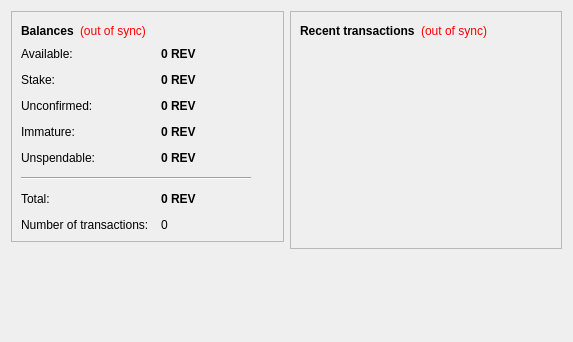
<?xml version="1.0" encoding="UTF-8"?>
<ui version="4.0">
 <class>OverviewPage</class>
 <widget class="QWidget" name="OverviewPage">
  <property name="geometry">
   <rect>
    <x>0</x>
    <y>0</y>
    <width>573</width>
    <height>342</height>
   </rect>
  </property>
  <property name="windowTitle">
   <string>Form</string>
  </property>
  <layout class="QHBoxLayout" name="horizontalLayout" stretch="1,1">
   <item>
    <layout class="QVBoxLayout" name="verticalLayout_2">
     <item>
      <widget class="QFrame" name="frame">
       <property name="frameShape">
        <enum>QFrame::StyledPanel</enum>
       </property>
       <property name="frameShadow">
        <enum>QFrame::Raised</enum>
       </property>
       <layout class="QVBoxLayout" name="verticalLayout_4">
        <item>
         <layout class="QHBoxLayout" name="horizontalLayout_4">
          <item>
           <widget class="QLabel" name="label_5">
            <property name="font">
             <font>
              <weight>75</weight>
              <bold>true</bold>
             </font>
            </property>
            <property name="text">
             <string>Balances</string>
            </property>
           </widget>
          </item>
          <item>
           <widget class="QLabel" name="labelWalletStatus">
            <property name="toolTip">
             <string>The displayed information may be out of date. Your wallet automatically synchronizes with the Revenu network after a connection is established, but this process has not completed yet.</string>
            </property>
            <property name="styleSheet">
             <string notr="true">QLabel { color: red; }</string>
            </property>
            <property name="text">
             <string notr="true">(out of sync)</string>
            </property>
            <property name="alignment">
             <set>Qt::AlignLeading|Qt::AlignLeft|Qt::AlignVCenter</set>
            </property>
           </widget>
          </item>
          <item>
           <spacer name="horizontalSpacer_2">
            <property name="orientation">
             <enum>Qt::Horizontal</enum>
            </property>
            <property name="sizeHint" stdset="0">
             <size>
              <width>40</width>
              <height>20</height>
             </size>
            </property>
           </spacer>
          </item>
         </layout>
        </item>
        <item>
         <layout class="QFormLayout" name="formLayout_2">
          <property name="fieldGrowthPolicy">
           <enum>QFormLayout::AllNonFixedFieldsGrow</enum>
          </property>
          <property name="horizontalSpacing">
           <number>12</number>
          </property>
          <property name="verticalSpacing">
           <number>12</number>
          </property>
          <item row="0" column="0">
           <widget class="QLabel" name="labelAvailableText">
            <property name="toolTip">
             <string>Your current available balance</string>
            </property>
            <property name="text">
             <string>Available:</string>
            </property>
           </widget>
          </item>
          <item row="0" column="1">
           <widget class="QLabel" name="labelAvailable">
            <property name="font">
             <font>
              <weight>75</weight>
              <bold>true</bold>
             </font>
            </property>
            <property name="cursor">
             <cursorShape>IBeamCursor</cursorShape>
            </property>
            <property name="toolTip">
             <string>Your current available balance</string>
            </property>
            <property name="text">
             <string notr="true">0 REV</string>
            </property>
            <property name="alignment">
             <set>Qt::AlignLeading|Qt::AlignLeft|Qt::AlignVCenter</set>
            </property>
            <property name="textInteractionFlags">
             <set>Qt::LinksAccessibleByMouse|Qt::TextSelectableByKeyboard|Qt::TextSelectableByMouse</set>
            </property>
           </widget>
          </item>
          <item row="1" column="0">
           <widget class="QLabel" name="label_6">
            <property name="toolTip">
             <string>Total of coins that was staked, and do not yet count toward the current balance</string>
            </property>
            <property name="text">
             <string>Stake:</string>
            </property>
           </widget>
          </item>
          <item row="1" column="1">
           <widget class="QLabel" name="labelStake">
            <property name="font">
             <font>
              <weight>75</weight>
              <bold>true</bold>
             </font>
            </property>
            <property name="cursor">
             <cursorShape>IBeamCursor</cursorShape>
            </property>
            <property name="toolTip">
             <string>Total of coins that was staked, and do not yet count toward the current balance</string>
            </property>
            <property name="text">
             <string notr="true">0 REV</string>
            </property>
            <property name="alignment">
             <set>Qt::AlignLeading|Qt::AlignLeft|Qt::AlignVCenter</set>
            </property>
            <property name="textInteractionFlags">
             <set>Qt::LinksAccessibleByMouse|Qt::TextSelectableByKeyboard|Qt::TextSelectableByMouse</set>
            </property>
           </widget>
          </item>
          <item row="2" column="0">
           <widget class="QLabel" name="label_3">
            <property name="toolTip">
             <string>Total of transactions that have yet to be confirmed, and do not yet count toward the current balance</string>
            </property>
            <property name="text">
             <string>Unconfirmed:</string>
            </property>
           </widget>
          </item>
          <item row="2" column="1">
           <widget class="QLabel" name="labelUnconfirmed">
            <property name="font">
             <font>
              <weight>75</weight>
              <bold>true</bold>
             </font>
            </property>
            <property name="cursor">
             <cursorShape>IBeamCursor</cursorShape>
            </property>
            <property name="toolTip">
             <string>Total of transactions that have yet to be confirmed, and do not yet count toward the current balance</string>
            </property>
            <property name="text">
             <string notr="true">0 REV</string>
            </property>
            <property name="alignment">
             <set>Qt::AlignLeading|Qt::AlignLeft|Qt::AlignVCenter</set>
            </property>
            <property name="textInteractionFlags">
             <set>Qt::LinksAccessibleByMouse|Qt::TextSelectableByKeyboard|Qt::TextSelectableByMouse</set>
            </property>
           </widget>
          </item>
          <item row="3" column="0">
           <widget class="QLabel" name="labelImmatureText">
            <property name="toolTip">
             <string>Mined balance that has not yet matured</string>
            </property>
            <property name="text">
             <string>Immature:</string>
            </property>
           </widget>
          </item>
          <item row="3" column="1">
           <widget class="QLabel" name="labelImmature">
            <property name="font">
             <font>
              <weight>75</weight>
              <bold>true</bold>
             </font>
            </property>
            <property name="toolTip">
             <string>Mined balance that has not yet matured</string>
            </property>
            <property name="text">
             <string notr="true">0 REV</string>
            </property>
            <property name="alignment">
             <set>Qt::AlignLeading|Qt::AlignLeft|Qt::AlignVCenter</set>
            </property>
            <property name="textInteractionFlags">
             <set>Qt::LinksAccessibleByMouse|Qt::TextSelectableByKeyboard|Qt::TextSelectableByMouse</set>
            </property>
           </widget>
          </item>
          <item row="4" column="0">
           <widget class="QLabel" name="labelBalanceWatchOnlyText">
            <property name="toolTip">
             <string>Your unspendable balance</string>
            </property>
            <property name="text">
             <string>Unspendable:</string>
            </property>
           </widget>
          </item>
          <item row="4" column="1">
           <widget class="QLabel" name="labelBalanceWatchOnly">
            <property name="font">
             <font>
              <weight>75</weight>
              <bold>true</bold>
             </font>
            </property>
            <property name="cursor">
             <cursorShape>IBeamCursor</cursorShape>
            </property>
            <property name="toolTip">
             <string>Your unspendable balance</string>
            </property>
            <property name="text">
             <string notr="true">0 REV</string>
            </property>
            <property name="alignment">
             <set>Qt::AlignLeading|Qt::AlignLeft|Qt::AlignVCenter</set>
            </property>
            <property name="textInteractionFlags">
             <set>Qt::LinksAccessibleByMouse|Qt::TextSelectableByKeyboard|Qt::TextSelectableByMouse</set>
            </property>
           </widget>
          </item>
          <item row="5" column="0" colspan="2">
           <widget class="Line" name="line">
            <property name="maximumSize">
             <size>
              <width>230</width>
              <height>16777215</height>
             </size>
            </property>
            <property name="orientation">
             <enum>Qt::Horizontal</enum>
            </property>
           </widget>
          </item>
          <item row="6" column="0">
           <widget class="QLabel" name="labelTotalText">
            <property name="toolTip">
             <string>Your current total balance</string>
            </property>
            <property name="text">
             <string>Total:</string>
            </property>
           </widget>
          </item>
          <item row="6" column="1">
           <widget class="QLabel" name="labelTotal">
            <property name="font">
             <font>
              <weight>75</weight>
              <bold>true</bold>
             </font>
            </property>
            <property name="toolTip">
             <string>Your current total balance</string>
            </property>
            <property name="text">
             <string notr="true">0 REV</string>
            </property>
            <property name="alignment">
             <set>Qt::AlignLeading|Qt::AlignLeft|Qt::AlignVCenter</set>
            </property>
            <property name="textInteractionFlags">
             <set>Qt::LinksAccessibleByMouse|Qt::TextSelectableByKeyboard|Qt::TextSelectableByMouse</set>
            </property>
           </widget>
          </item>
          <item row="7" column="0">
           <widget class="QLabel" name="label_2">
            <property name="toolTip">
             <string>Total number of transactions in wallet</string>
            </property>
            <property name="text">
             <string>Number of transactions:</string>
            </property>
           </widget>
          </item>
          <item row="7" column="1">
           <widget class="QLabel" name="labelNumTransactions">
            <property name="toolTip">
             <string>Total number of transactions in wallet</string>
            </property>
            <property name="text">
             <string notr="true">0</string>
            </property>
           </widget>
          </item>
         </layout>
        </item>
       </layout>
      </widget>
     </item>
     <item>
      <spacer name="verticalSpacer">
       <property name="orientation">
        <enum>Qt::Vertical</enum>
       </property>
       <property name="sizeHint" stdset="0">
        <size>
         <width>20</width>
         <height>40</height>
        </size>
       </property>
      </spacer>
     </item>
    </layout>
   </item>
   <item>
    <layout class="QVBoxLayout" name="verticalLayout_3">
     <item>
      <widget class="QFrame" name="frame_2">
       <property name="frameShape">
        <enum>QFrame::StyledPanel</enum>
       </property>
       <property name="frameShadow">
        <enum>QFrame::Raised</enum>
       </property>
       <layout class="QVBoxLayout" name="verticalLayout">
        <item>
         <layout class="QHBoxLayout" name="horizontalLayout_2">
          <item>
           <widget class="QLabel" name="label_4">
            <property name="text">
             <string>&lt;b&gt;Recent transactions&lt;/b&gt;</string>
            </property>
           </widget>
          </item>
          <item>
           <widget class="QLabel" name="labelTransactionsStatus">
            <property name="toolTip">
             <string>The displayed information may be out of date. Your wallet automatically synchronizes with the Revenu network after a connection is established, but this process has not completed yet.</string>
            </property>
            <property name="styleSheet">
             <string notr="true">QLabel { color: red; }</string>
            </property>
            <property name="text">
             <string notr="true">(out of sync)</string>
            </property>
            <property name="alignment">
             <set>Qt::AlignRight|Qt::AlignTrailing|Qt::AlignVCenter</set>
            </property>
           </widget>
          </item>
          <item>
           <spacer name="horizontalSpacer">
            <property name="orientation">
             <enum>Qt::Horizontal</enum>
            </property>
            <property name="sizeHint" stdset="0">
             <size>
              <width>40</width>
              <height>20</height>
             </size>
            </property>
           </spacer>
          </item>
         </layout>
        </item>
        <item>
         <widget class="QListView" name="listTransactions">
          <property name="styleSheet">
           <string notr="true">QListView { background: transparent; }</string>
          </property>
          <property name="frameShape">
           <enum>QFrame::NoFrame</enum>
          </property>
          <property name="verticalScrollBarPolicy">
           <enum>Qt::ScrollBarAlwaysOff</enum>
          </property>
          <property name="horizontalScrollBarPolicy">
           <enum>Qt::ScrollBarAlwaysOff</enum>
          </property>
          <property name="selectionMode">
           <enum>QAbstractItemView::NoSelection</enum>
          </property>
         </widget>
        </item>
       </layout>
      </widget>
     </item>
     <item>
      <spacer name="verticalSpacer_2">
       <property name="orientation">
        <enum>Qt::Vertical</enum>
       </property>
       <property name="sizeHint" stdset="0">
        <size>
         <width>20</width>
         <height>40</height>
        </size>
       </property>
      </spacer>
     </item>
    </layout>
   </item>
  </layout>
 </widget>
 <resources/>
 <connections/>
</ui>
